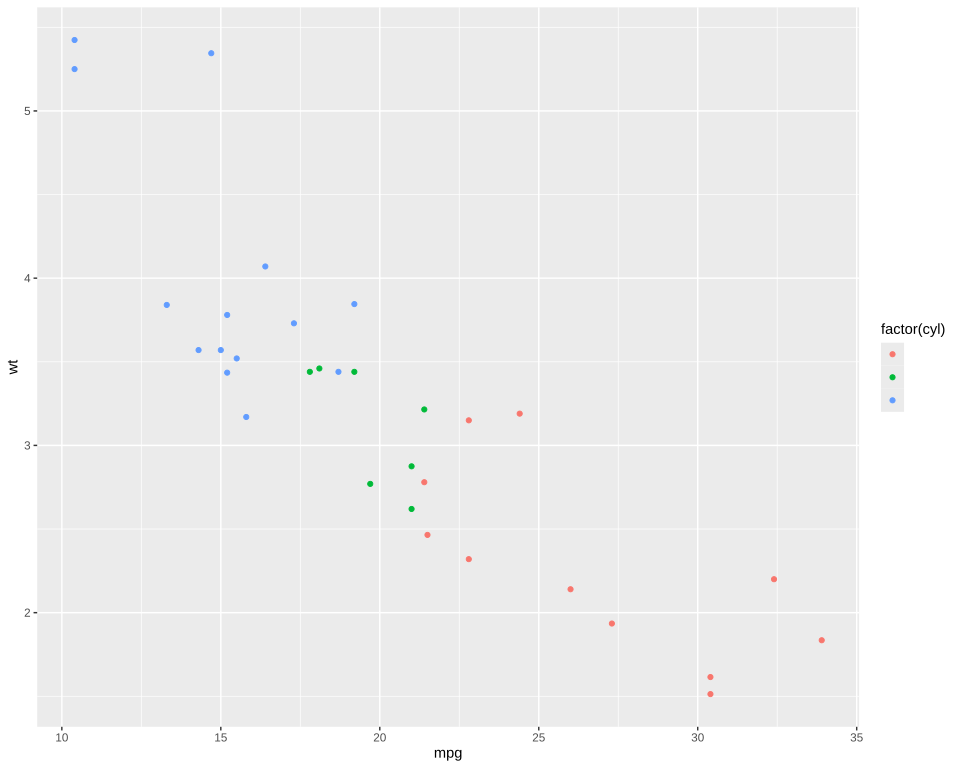

Recreate this plot in R.
# The plot test/golden/legend_unlabelled.svg draws, drawn by ggplot2 itself, as ggplot2's own visual tests
# draw their snapshots: the independent check on that golden whenever it changes. The suite never
# runs this; it needs R, ggplot2 and vdiffr, saved as the Docker image giggly-r:ggplot2-4.0.3. From
# the repository's root:
#
#   docker run --rm -v "$PWD/test/golden":/golden:ro giggly-r:ggplot2-4.0.3 \
#     Rscript /golden/legend_unlabelled.R > legend_unlabelled.ggplot2.svg
#
# and compare the two drawings element by element, as test/golden/point.R describes.
#
# mtcars's weights by mileage coloured by their cylinders, the legend's labels removed: the key
# column alone under its title, the labels' column and its margin left out.
#
# First checked with ggplot2 4.0.3 and vdiffr 1.0.9: every element and clip path matches but
# svglite's around the whole drawing, the one departure test/golden/point.R's, the x axis drawn
# before the y.

library(ggplot2)

plot <- ggplot(mtcars, aes(mpg, wt)) +
  geom_point(aes(colour = factor(cyl))) +
  scale_colour_discrete(labels = NULL) +
  theme_gray()

file <- tempfile(fileext = ".svg")
vdiffr::write_svg(plot, file)
cat(readLines(file), sep = "\n")
